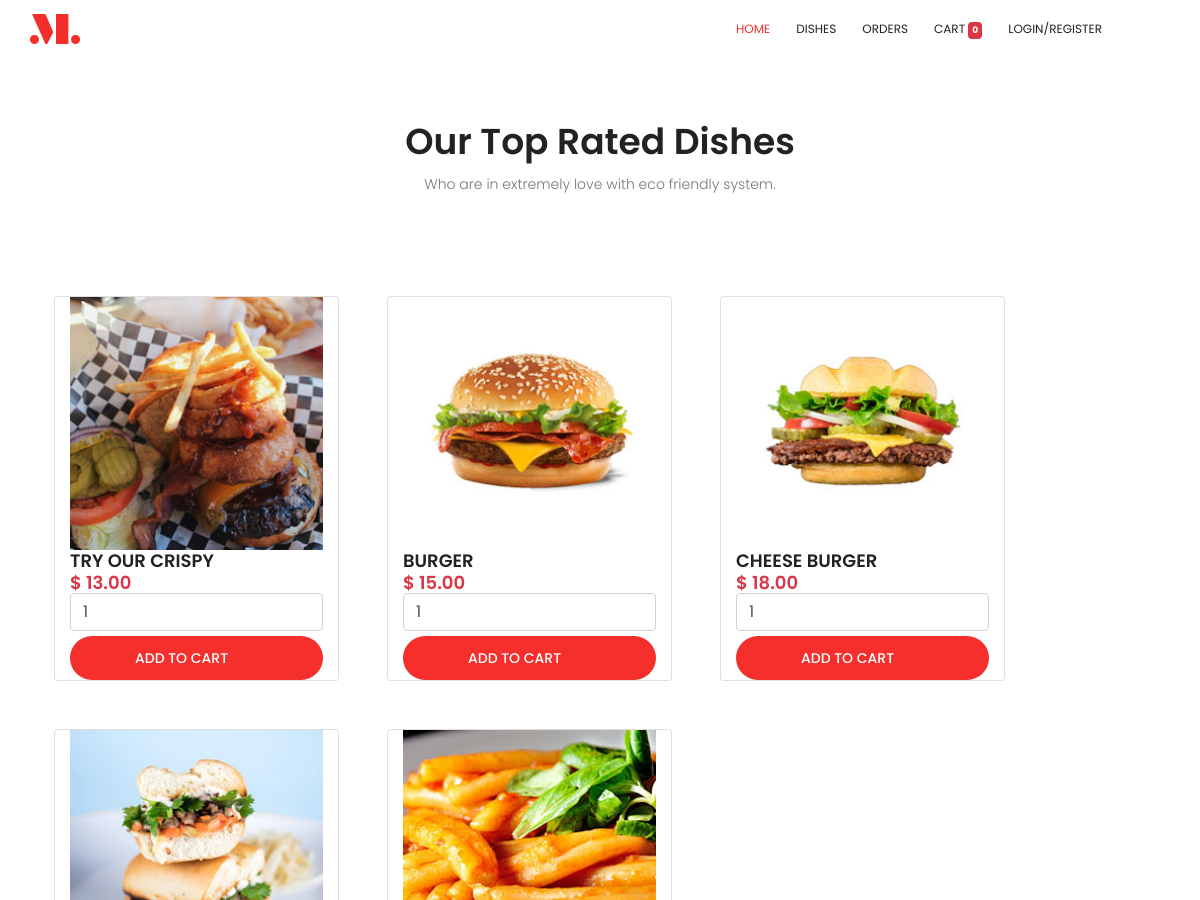
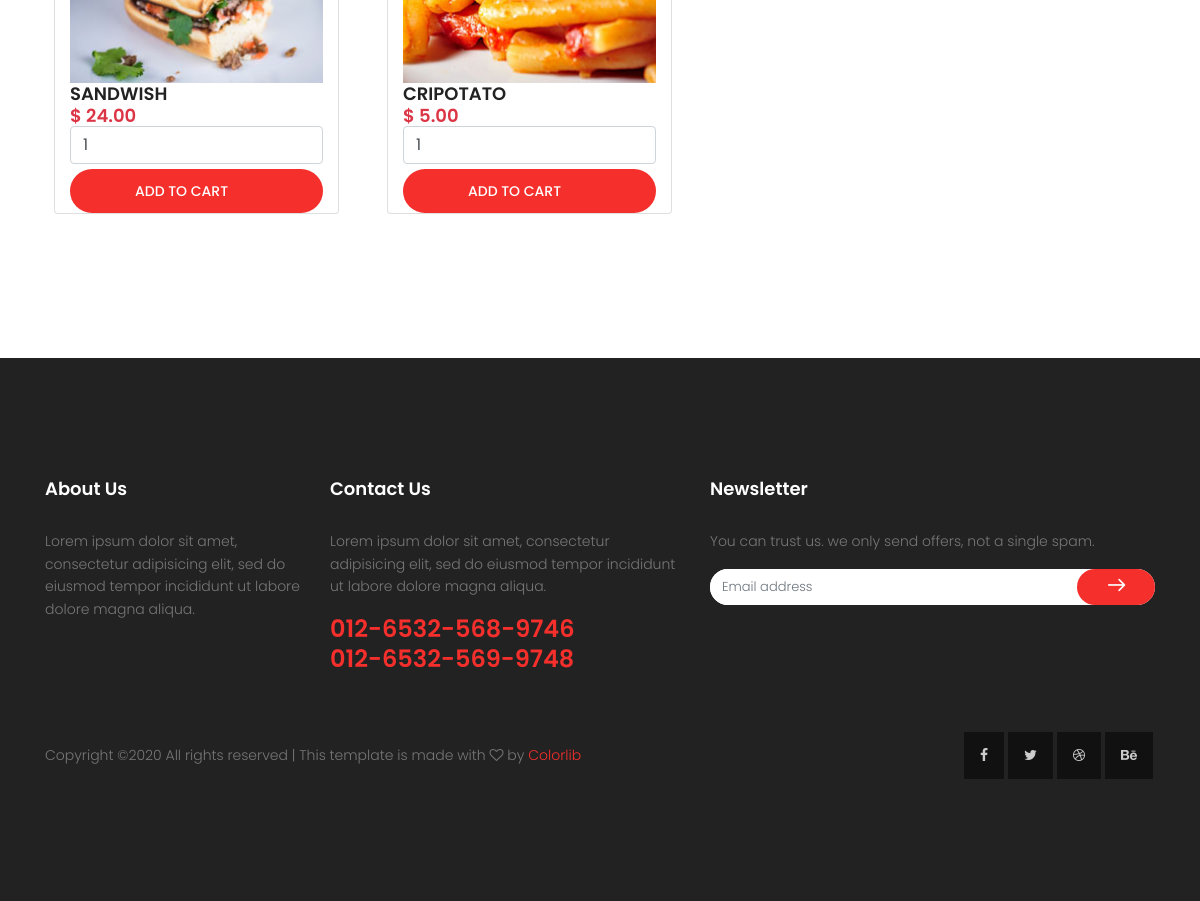
Page /dishes.php on the committed database (2 pictures, top to bottom).
### tables this page shows
CREATE TABLE IF NOT EXISTS `product_details` (
  `id` int(11) NOT NULL AUTO_INCREMENT,
  `name` varchar(50) NOT NULL,
  `description` text,
  `category` enum('dish','drink') NOT NULL,
  `photo` varchar(255) NOT NULL,
  `price` decimal(4,2) NOT NULL,
  PRIMARY KEY (`id`)
);

### dishes.php (the view, shortened to what this page needs)
<?php include 'nav.php';?>
			<section class="top-dish-area section-gap" id="dish">
				<div class="container">
					<div class="row d-flex justify-content-center">
						<div class="menu-content pb-60 col-lg-8">
							<div class="title text-center">
								<h1 class="mb-10">Our Top Rated Dishes</h1>
								<p>Who are in extremely love with eco friendly system.</p>
							</div>
						</div>
					</div>
						<?php include_once 'cart2-action.php'; ?>
   <div class="row ">
   <?php
   $query = "SELECT * FROM product_details  ORDER BY id ASC";
   $statement = $connect->prepare($query);
   $statement->execute();
   $result = $statement->fetchAll();
if(sizeof($result)>0){
   foreach($result as $row)
   {
   ?>
   <form method="post" class="single-dish col-md-3 card m-4">
   	     <div class="thumb">
                <img class="img-fluid w-100"  src="images/<?php echo $row["photo"]; ?>" style='background: #09fcdd;' alt="">
              </div>
               <h4 class="text-uppercase"><?php echo $row["name"]; ?></h4>
      <h4 class="text-danger">$ <?php echo $row["price"]; ?></h4>
      <input type="number" name="quantity" value="1" class="form-control" min="0" max="10" />
      <input type="submit" name="add_to_cart" style="margin-top:5px;" class="primary-btn" value="Add to Cart" />
            </form>
   <?php }
   }
   else {
     	echo "No dishes available";
     }  ?>
 </div>
					</div>
			</section>
			<?php include 'footer.php';?>

### nav.php (shortened to what this page needs)
<!DOCTYPE html>
<html lang="zxx" class="no-js">
<head>
    <link rel="stylesheet" href="css/linearicons.css">
    <link rel="stylesheet" href="css/font-awesome.min.css">
    <link rel="stylesheet" href="css/bootstrap.css">
    <link rel="stylesheet" href="css/main.css">
    <link rel="stylesheet" href="css/radio.css">
</head>
<body>
<header id="header" id="home" class="mb-2">
			    <div class="container">
			    	<div class="row align-items-center justify-content-between d-flex">
				      <div id="logo">
				        <a href="index.html"><img src="img/logo.png" alt="" title="" /></a>
				      </div>
				      <nav id="nav-menu-container">
				        <ul class="nav-menu">
				          <li class="menu-active"><a href="index.php">Home</a></li>
				          <li><a href="dishes.php">Dishes</a></li>
				          <li><a href="orders.php">Orders</a></li>
				          <li><a href="cart-table.php">Cart
                              <span class="badge badge-danger p-1">
                                  <?php echo sizeof(json_decode($_COOKIE['shopping_cart']));?>
                              </span>
                          </a></li>
                          <?php session_start(); if(isset($_SESSION['customer'])):?>
				          <li class="menu-has-children"><a href="">Hi <?php echo $_SESSION['customer']['fname'];?></a>
				            <ul>
				              <li><a href="profile.php">Profile</a></li>
				              <li><a href="addresses.php">My Addresses</a></li>
				              <li><a href="logout.php">Logout</a></li>
				            </ul>
                          </li>
                        <?php else:?>
                            <li><a href="logreg.php">Login/Register</a></li>
                        <?php endif;?>
				        </ul>
				      </nav>
			    	</div>
			    </div>
        </header>

### footer.php (shortened to what this page needs)
   <footer class="footer-area section-gap">
			<div class="container">
				<div class="row">
					<div class="col-lg-3  col-md-6 col-sm-6">
						<div class="single-footer-widget">
							<h4 class="text-white">About Us</h4>
							<p>
								Lorem ipsum dolor sit amet, consectetur adipisicing elit, sed do eiusmod tempor incididunt ut labore dolore magna aliqua.
							</p>
						</div>
					</div>
					<div class="col-lg-4  col-md-6 col-sm-6">
						<div class="single-footer-widget">
							<h4 class="text-white">Contact Us</h4>
							<p>
								Lorem ipsum dolor sit amet, consectetur adipisicing elit, sed do eiusmod tempor incididunt ut labore dolore magna aliqua.
							</p>
							<p class="number">
								012-6532-568-9746 <br>
								012-6532-569-9748
							</p>
						</div>
					</div>
					<div class="col-lg-5  col-md-6 col-sm-6">
						<div class="single-footer-widget">
							<h4 class="text-white">Newsletter</h4>
							<p>You can trust us. we only send  offers, not a single spam.</p>
							<div class="d-flex flex-row" id="mc_embed_signup">
								  <form class="navbar-form" novalidate="true" action="https://spondonit.us12.list-manage.com/subscribe/post?u=1462626880ade1ac87bd9c93a&amp;id=92a4423d01" method="get">
								    <div class="input-group add-on">
								      	<input class="form-control" name="EMAIL" placeholder="Email address" onfocus="this.placeholder = ''" onblur="this.placeholder = 'Email address'" required="" type="email">
								      <div class="input-group-btn">
								        <button class="genric-btn"><span class="lnr lnr-arrow-right"></span></button>
								      </div>
								    </div>
								  </form>
							</div>
						</div>
					</div>
				</div>
				<div class="footer-bottom d-flex justify-content-between align-items-center flex-wrap">
           <p class="footer-text m-0">Copyright &copy;<script>document.write(new Date().getFullYear());</script> All rights reserved | This template is made with <i class="fa fa-heart-o" aria-hidden="true"></i> by <a href="https://colorlib.com" target="_blank">Colorlib</a></p>
					<div class="footer-social d-flex align-items-center">
						<a href="#"><i class="fa fa-facebook"></i></a>
						<a href="#"><i class="fa fa-twitter"></i></a>
						<a href="#"><i class="fa fa-dribbble"></i></a>
						<a href="#"><i class="fa fa-behance"></i></a>
					</div>
				</div>
			</div>
		</footer>
	</body>
</html>

### css/main.css (style rules this page uses)
body { color:#777;font-family:"Poppins",sans-serif;font-size:14px;font-weight:300;line-height:1.625em;position:relative }
ol,ul { margin:0;padding:0;list-style:none }
a { -webkit-transition:all 0.3s ease 0s;-moz-transition:all 0.3s ease 0s;-o-transition:all 0.3s ease 0s;transition:all 0.3s ease 0s }
a,a:focus,a:hover { text-decoration:none;outline:0 }
h1,h2,h3,h4,h5,h6 { font-family:"Poppins",sans-serif;color:#222;line-height:1.2em !important;margin-bottom:0;margin-top:0;font-weight:600 }
h1,.h1 { font-size:36px }
h4,.h4 { font-size:18px }
.mb-10 { margin-bottom:10px }
.pb-60 { padding-bottom:60px }
.text-white { color:#fff }
.text-center { text-align:center }
.flex-wrap { -webkit-flex-wrap:wrap;-moz-flex-wrap:wrap;-ms-flex-wrap:wrap;flex-wrap:wrap }
h1 { font-size:36px }
h4 { font-size:18px }
h1,h2,h3,h4,h5,h6 { line-height:1.5em }
.genric-btn { display:inline-block;outline:none;line-height:40px;padding:0 30px;font-size:.8em;text-align:center;text-decoration:none;font-weight:500;cursor:pointer;-webkit-transition:all 0.3s ease 0s;-moz-transition:all 0.3s ease 0s;-o-transition:all 0.3s ease 0s;transition:all 0.3s ease 0s }
#header { padding:14px 0;position:fixed;left:0;top:0;right:0;transition:all 0.5s;z-index:997 }
#header #logo img { padding:0;margin:0 }
.nav-menu,.nav-menu * { margin:0;padding:0;list-style:none }
.nav-menu li { position:relative;white-space:nowrap }
.nav-menu>li { float:left }
#nav-menu-container { margin:0 }
@media (min-width: 1024px) { #nav-menu-container { padding-right:60px } }
.nav-menu a { padding:0 8px 0px 8px;text-decoration:none;display:inline-block;color:#222;font-weight:400;font-size:12px;text-transform:uppercase;outline:none }
.nav-menu li:hover>a,.nav-menu>.menu-active>a { color:#f42f2c }
.nav-menu>li { margin-left:10px }
#mobile-nav { position:fixed;top:0;padding-top:18px;bottom:0;z-index:998;background:rgba(0,0,0,0.8);left:-260px;width:260px;overflow-y:auto;transition:0.4s }
#mobile-nav ul { padding:0;margin:0;list-style:none }
#mobile-nav ul li { position:relative }
#mobile-nav ul li a { color:#fff;font-size:13px;text-transform:uppercase;overflow:hidden;padding:10px 22px 10px 15px;position:relative;text-decoration:none;width:100%;display:block;outline:none;font-weight:700 }
.section-gap { padding:120px 0 }
.primary-btn { background-color:#f42f2c;line-height:42px;padding-left:30px;padding-right:60px;border-radius:25px;border:none;color:#fff;display:inline-block;font-weight:500;position:relative;-webkit-transition:all 0.3s ease 0s;-moz-transition:all 0.3s ease 0s;-o-transition:all 0.3s ease 0s;transition:all 0.3s ease 0s;cursor:pointer;text-transform:uppercase;position:relative }
.single-dish .thumb { overflow:hidden }
.single-dish h4,.single-dish img { -webkit-transition:all 0.3s ease 0s;-moz-transition:all 0.3s ease 0s;-o-transition:all 0.3s ease 0s;transition:all 0.3s ease 0s }
.footer-area { background-color:#222 }
.footer-area h4 { padding-bottom:30px }
.footer-area .number { color:#f42f2c;font-size:24px;font-weight:600;line-height:30px }
.footer-area .genric-btn { background:#f42f2c;border:none;border-radius:57px;height:36px }
.footer-area .footer-bottom { padding-top:40px }
.footer-area .footer-bottom a { color:#f42f2c }
.footer-area .footer-bottom .footer-social { text-align:right }
.footer-area .footer-bottom .footer-social a { background:#111111;margin:2px;padding:12px 16px;-webkit-transition:all 0.3s ease 0s;-moz-transition:all 0.3s ease 0s;-o-transition:all 0.3s ease 0s;transition:all 0.3s ease 0s }
.footer-area .footer-bottom .footer-social i { color:#cccccc;-webkit-transition:all 0.3s ease 0s;-moz-transition:all 0.3s ease 0s;-o-transition:all 0.3s ease 0s;transition:all 0.3s ease 0s }
.single-footer-widget .navbar-form { width:100% }
.single-footer-widget .navbar-form .form-control { border:none;border-radius:20px;font-size:13px }
.single-footer-widget .navbar-form .add-on { background:#fff;border-radius:20px }
.single-footer-widget .navbar-form .lnr { font-weight:900;font-size:18px !important;color:#fff }

### rows in the picture
product_details: photo (picture), name "TRY OUR CRISPY", price "13.00"
product_details: photo (picture), name "BURGER", price "15.00"
product_details: photo (picture), name "CHEESE BURGER", price "18.00"
product_details: photo (picture), name "SANDWISH", price "24.00"
product_details: photo (picture), name "CRIPOTATO", price "5.00"

### other values in the picture
sizeof(json_decode($_COOKIE['shopping_cart'])) "0"
